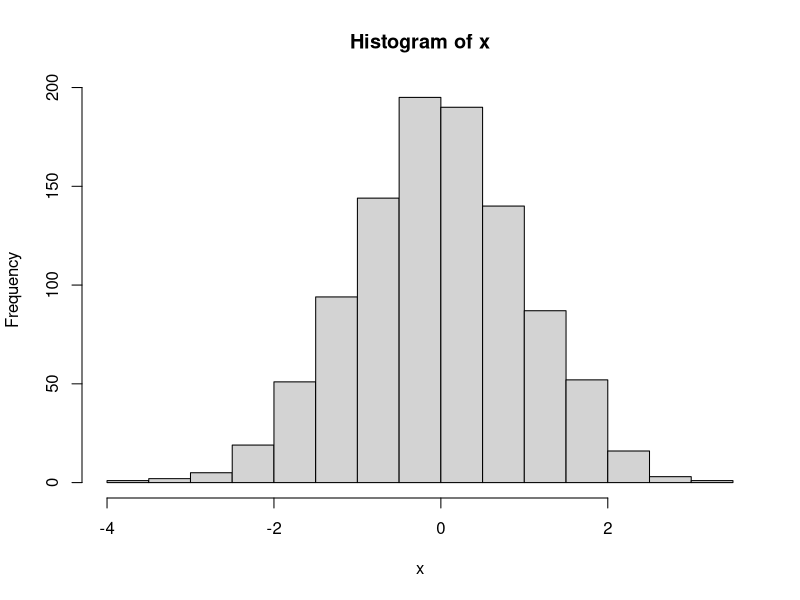

The R source for this figure: (Note: this script raises an error after producing the figure.)
# Lecture 3 Notes - R Data Structures continued. 
# picking up where we left off in Lec03 part2

# Logical Vectors
x <- c(1,2,3,4,5,6,7,8)
x %% 2 == 0 # which are even? good old modulo
x[x %% 2 == 0]

# here's the negated boolean vector above
!(x < 7)
View(data.frame(
  x.initial = x,
  x.test    = !(x < 7)
)) #to help you visualize what's going on
x[!(x < 7)]
#very flexible

# Deleting and Changing Vector Elements
x <- c(1,2,3,4,5,6,7,8)
x[8] <- 9
x

#assign a value insdie a vector
x <- c(1,2,3,NA,5,6)
x
x[4] <- 4


x <- x[1:7] #only keep the first 7 values
x

# Recycling and Vectors
x <- 1:10
y <- c(1,0)
x * y #note the y values are recycled, repeated over the x
View(data.frame(
  x = 1:10,
  y = c(1,0)
)) #to help visualize what's going on
View(data.frame(
  x = 1:11,        #a little longer
  y = c(1,0)
)) #to help visualize what's going on
# beware, note, no error or warning messages!

# for loop over a vector
x <- c(1,2,3,4,5,6,7,8)
x <- x[x %% 2 == 0] #only keep even values
for (i in x){print(i)} #print each value on x
#can be quite handle
for (i in 1:length(i)){print(x[i])} #print each value on x

## Some operations on vectors
# 1. Some operations change the values inside a vector
x <- c(1,2,3,4)
x^2
x - c(4,3,2,1)

# 2. Some map all values to another object (e.g mean, median, summary, range, etc)
x <- rnorm(n = 1000, mean = 0, sd = 1)
mean(x)              #arithmetic mean
summary(x)           #summary statistics
range(x)             #the min and max
sort(x)              #puts vector in order      
hist(x, breaks = 20) #creates a histogram plot

# 3. Other functions do something else
diff(x)
lag(x)

# 4. too many functions to cover!

# # # # # # # # # # # # # # # # # # # # # # # # # # # # # # # # # # # # # # # # 
# Factor vectors
# important, useful, and sometimes annoying. 
#  ‘category’ and ‘enumerated type’ 
x <- c(rep(LETTERS, each = 2))
x
x <- as.factor(x)
x
str(x)
class(x)  #factor
typeof(x) #interger...? 
unclass(x)#reveals int 
levels(x)
as.numeric(x) #note, they are all numbers

x <- factor(
  c(rep(LETTERS[1:5], 2)),
  levels = LETTERS[1:10]
)
x #although values F G H I J don't exist yet, they might
# factors are very helpful in spliting, and grouping by
# emphasize this point, it'll be very useful later!

#

# # # # # # # # # # # # # # # # # # # # # # # # # # # # # # # # # # # # # # # # 
## MATRICES AND ARRAYS

# setting up a matrix
matrix(c(1,2,3,4,5,6,7,8,9,10), nrow = 2, byrow = F)

# str of matrix
x <- matrix(c(1,2,3,4,5,6,7,8,9,10), nrow = 2, byrow = T)
x
str(x)
dim(x)
typeof(x)
class(x)

# also create with rbind, row bind
x <- rbind(
  c(1,2),
  c(3,4))
x
class(x)

# create matrix with cbind, column bind
x <- cbind(
  c(1,2),
  c(3,4))
x
class(x)


#matrix operations
x * 2 # times all elements by...
x * c(2,5) #element wise, with recycling
as.vector(x)

x %*% c(1,1) # %*% for inner multiplication

x %o% c(1,1) # %o% for outer multiplication

# many more matrix operations
# http://www.statmethods.net/advstats/matrix.html

## Extracting values from matrix
# note intexing, row, then column
x <- matrix(
  1:9,
  nrow = 3
)
x
x[1,] #first row
x[,2] #2nd column
x[1,2]
x[2,2]
x[c(1,3),-2] #same vector indexing rules, apply over matrix dimensions

# # # # # # # # # # # # # # # # # # # # # # # # # # # # # # # # # # # # # # # # 
## Arrays
# basically, matrices with additional dimensions
x <- array(
  1:27,
  dim = c(3,3,3)
)
x
x[1]   #just first value
x[1,,] #first row from each matrix
x[1,2,3] #1st row, 2nd col, 3rd matrix
x[3,2,1] #3rd row, 2nd col, 1st matrix


# # # # # # # # # # # # # # # # # # # # # # # # # # # # # # # # # # # # # # # # 
## LISTS
# A collector of various objects

myList <- list(
  firstName = "Curtis",
  lastName  = "Kephart",
  studentID = 0142214,
  v1 = rnorm(10)
)
myList
str(myList)
typeof(myList)
class(myList)
length(myList)
names(myList)

# use "=" for component assignment, "<-" won't work

myList <- list(
  firstName = "Curtis",
  lastName  = "Kephart",
  studentID = 0142214,
  v1 <- rnorm(10)            #nope
)
myList
str(myList)
typeof(myList)
class(myList)
names(myList)

## for component naming, 
# standard naming conventiosn apply
myList <- list(
  `first Name` = "Curtis", #nope
  lastName  = "Kephart"
)
str(myList)


# accessing values in a list
myList <- list(
  firstName = "Curtis",
  lastName  = "Kephart",
  studentID = 0142214,
  v1 = rnorm(10)
)
# use the "$" sign
myList$firstName
myList$lastName
myList$studentID
myList$v1       # tab completion is handy

# extracting values, use double brackets
myList[[1]]
myList[["studentID"]]

## adding list elements
myList
myList$v2 <- LETTERS
str(myList)

## deleting list elements
myList$v1 <- NULL 
str(myList)
# note, element after v1 is moved up by one
myList[[4]]

## applying functions to lists
# apply family of functions
?apply
myList <- list(
  a = rnorm(10,0,1),
  b = rnorm(1000,0,1),
  c = rnorm(1000,-1,3)
)
lapply(myList,summary)
lapply(myList,sd)


# # # # # # # # # # # # # # # # # # # # # # # # # # # # # # # # # # # # # # # # 
# DATA FRAMES   
# the workhorse
# a list, with special characteristics

df <- data.frame(
  col1 = rep(NA,10),
  col2 = 1:10,
  col3 = rnorm(10)
)

df
str(df)
typeof(df)
class(df)
length(df)
names(df)

# Warning 1 -- data frame variables (columns) must have same length
# cbind, one way to add a column to a data.frame
df <- data.frame(
  col1 = rep(NA,10),
  col2 = 1:11          #wrong length
)
# see error

# Warning 2 -- Note recycling may occur if lengths don't match
# this can be confusing, no warning or error message
df <- data.frame(
  col1 = rep(NA,10),
  col2 = 1:10,
  col3 = rnorm(10)
) #df of nrow == 10

df <- cbind(
  df,
  col4 = rnorm(100)  #adding vector of length 100
) 
View(df)  #note, the 10 df rows are repeated!


# extract values from data frame
# 1. index, just col
df[1]  #col1
df[3]

# 2. row,col
df[1,3] #row1, col3
df[,3] #col3 #all row, col3 (note comma!)
df[1,] #row1, all columns (note comma!)
df[c(2,4,6,8,10),] # even rows (note comma!)
df[c("col1","col3")] # extract col by name
df$col1 #use $ to call column name
df$col3

# errors
df[4]    #col4 doesn't exist
df[1,4,] #
df$poobar 

#operations and functions




